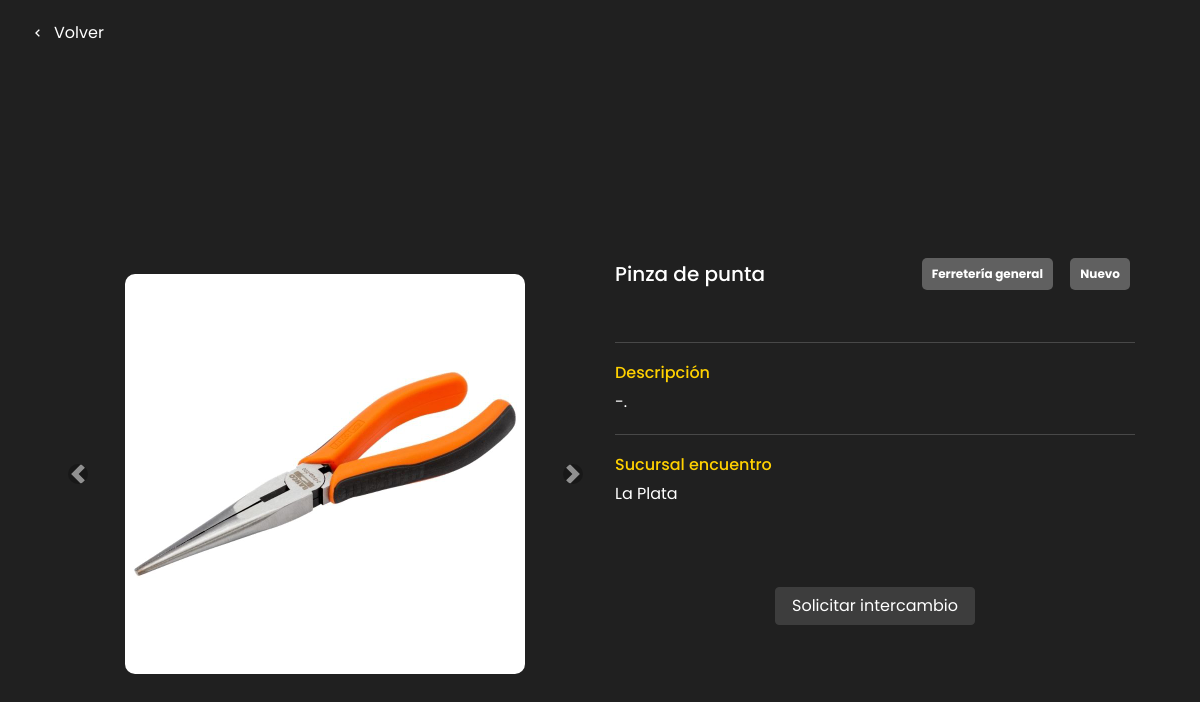
The app's page /publicacion/11/ (signed in) with its own data.
### vista_usuario/models.py (models this page shows, shortened)
class Imagen(models.Model):
    imagen = models.ImageField(upload_to='imagenes/')

class Publicacion(models.Model):
    NUEVO = 'nuevo'
    USADO = 'usado'
    ESTADOS_CHOICES = [
        (NUEVO, 'Nuevo'),
        (USADO, 'Usado'),
    ]
    CATEGORIA_CHOICES = [
        ('Electricidad', 'Electricidad'),
        ('Ferretería general', 'Ferretería general'),
        ('Construcción', 'Construcción'),
        ('Herramientas', 'Herramientas'),
        ('Jardinería', 'Jardinería'),
        ('Protección personal', 'Protección personal'),
    ]
    titulo = models.CharField(max_length=100)
    estado = models.CharField(max_length=10, choices=ESTADOS_CHOICES, default=NUEVO)
    categoria = models.CharField(max_length=50, choices=CATEGORIA_CHOICES)
    sucursal = models.ForeignKey(Sucursal, on_delete=models.SET_NULL, null=True)
    descripcion = models.TextField()
    autor = models.ForeignKey(User, on_delete=models.CASCADE)
    es_privada = models.BooleanField(default=False)
    parte_oferta = models.BooleanField(default=False)
    imagenes = models.ManyToManyField(
        'Imagen',
        related_name='publicaciones',
    )  # Relación ManyToMany con Imagen

### vista_administrador/models.py (models this page shows)
class Sucursal(models.Model):
    nombre = models.CharField(max_length=100)
    direccion = models.CharField(max_length=100)

### ferreplus/modulos/modulos_inicio_sesion.py (the view)
    def wrapper(request, *args, **kwargs):
        if not request.user.is_authenticated or request.user.is_staff or request.user.is_superuser:
            return HttpResponse("No tienes permiso para acceder a esta página.")
        return view_func(request, *args, **kwargs)

### ferreplus/modulos/modulos_inicio_sesion.py (called while the page is built)
def normal_required(view_func):
    def wrapper(request, *args, **kwargs):
        if not request.user.is_authenticated or request.user.is_staff or request.user.is_superuser:
            return HttpResponse("No tienes permiso para acceder a esta página.")
        return view_func(request, *args, **kwargs)
    return wrapper

### vista_usuario/middelwares/middelware.py (called while the page is built)
    def __call__(self, request):
        response = self.get_response(request)
        if request.path == reverse('cerrar_sesion') and request.user.is_authenticated:
            return redirect('inicio')  # Redirige a la página de inicio después de cerrar sesión
        return response

### vista_usuario/views.py (called while the page is built)
@login_required
@normal_required
def detalle_publicacion(request, publicacion_id):
    publicacion = get_object_or_404(Publicacion, id=publicacion_id)
    imagenes = publicacion.imagenes.all()
    return render(request, os.path.join(TEMPLATE_DIR, 'vista_usuario','detalle_publicacion.html'), {'publicacion': publicacion, 'imagenes': imagenes})

### templates/vista_usuario/detalle_publicacion.html (shortened to what this page needs)
<!DOCTYPE html>
<html lang="es">
<head>
    <link href="https://stackpath.bootstrapcdn.com/bootstrap/4.5.2/css/bootstrap.min.css" rel="stylesheet">
    <link href="https://cdn.jsdelivr.net/npm/bootstrap-icons@1.10.3/font/bootstrap-icons.css" rel="stylesheet">
    <link href='https://unpkg.com/boxicons@2.1.4/css/boxicons.min.css' rel='stylesheet'>
    {% load static %}
    <link rel="stylesheet" type="text/css" href="{% static 'css/detalles_publicacion.css' %}">
</head>
<body>
    <div class="custom-container">
        <button id="BotonVolver" class="btn btn-secondary">
          <a href="{% url 'pagina_principal' %}">
            <i class='bx bx-chevron-left'>
              <span>Volver</span>
            </i>
          </a>
        </button>
      </div>
    <div class="container">
        <div class="row">
            <div class="col-md-6 p-0">
                <div class="carousel-container">
                    <div id="carousel{{ publicacion.id }}" class="carousel slide" data-ride="carousel">
                        <div class="carousel-inner">
                            {% for imagen in publicacion.imagenes.all %}
                            <div class="carousel-item{% if forloop.first %} active{% endif %}">
                                <img src="{{ imagen.imagen.url }}" class="d-block w-100" alt="Imagen de la publicación">
                            </div>
                            {% endfor %}
                        </div>
                        <a class="carousel-control-prev" href="#carousel{{ publicacion.id }}" role="button" data-slide="prev">
                            <span class="carousel-control-prev-icon" aria-hidden="true"></span>
                        </a>
                        <a class="carousel-control-next" href="#carousel{{ publicacion.id }}" role="button" data-slide="next">
                            <span class="carousel-control-next-icon" aria-hidden="true"></span>
                        </a>
                    </div>
                </div>
            </div>
            <div class="col-md-6 details-container">
                <div class="details-header">
                    <h5>{{ publicacion.titulo }}</h5>
                    <div class="badges">
                        <span class="badge badge-secondary">{{ publicacion.categoria }}</span>
                        <span class="badge badge-secondary">{{ publicacion.estado }}</span>
                    </div>
                </div>
                <hr class="custom-hr">
                <div class="details-body">
                    <div class="mb-3">
                        <h6>Descripción</h6>
                        <p>{{ publicacion.descripcion }}</p>
                    </div>
                    <hr class="custom-hr">
                    <div class="mb-3">
                        <h6>Sucursal encuentro</h6>
                        <p>{{ publicacion.sucursal.nombre }}</p>
                    </div>
                </div>
                <div class="details-footer">
                    <button class="btn btn-primary" data-toggle="modal" data-target="#ModalSeleccion">Solicitar intercambio</button>
                </div>
            </div>
        </div>
    </div>
</body>
</html>

### ferreplus/static/css/detalles_publicacion.css (style rules this page uses)
* { font-family: "Poppins", sans-serif; font-weight: 400; font-style: normal; box-sizing: border-box; }
body { color: white; min-height: 100%; background-color: #202020; }
.container { color: white; margin: 0 auto; justify-content: center; }
.carousel-container { height: 100vh; margin: 0 auto; max-width: 600px; display: flex; flex-direction: column; justify-content: center; }
.carousel-inner { margin: 0 auto; max-height: 400px; max-width: 400px; }
.carousel-item img { height: 100%; object-fit: cover; border: none; border-radius: 10px; }
.details-container { display: flex; flex-direction: column; justify-content: center; }
.details-header { display: flex; justify-content: space-between; align-items: center; margin-bottom: 2rem; }
.details-header h5 { margin-bottom: 0; }
.badges span { margin-left: 0.5rem; }
.details-body h6 { color: #ffd100; margin-bottom: 0.5rem; }
.details-footer { padding: 50px; margin: 0 auto; }
.custom-hr { background: #505050; margin: 20px 0; }
.carousel-control-prev, .carousel-control-next { width: 10%; }
.carousel-control-prev-icon, .carousel-control-next-icon { background-color: rgba(0, 0, 0, 0.5); border-radius: 50%; }
.badge { background-color: #606060; padding: 10px; border-radius: 5px; margin-left: 5px; margin-right: 5px; }
.custom-container { margin-top: 10px; margin-left: 20px; }
.custom-container button { background-color: transparent; color: #ffffff; border: none; padding: 10px; border-radius: 8px; cursor: pointer; text-decoration: none; }
.custom-container button a { color: inherit; text-decoration: none; }
.custom-container button i { vertical-align: middle; margin-right: 5px; }
.custom-container button span { vertical-align: top; }
.btn-primary { font-size: medium; background-color: #3d3d3d; border-color: #3d3d3d; color: #ffffff; transition: background-color 0.3s ease; width: 200px; margin: 15px; }
.row { padding: 20px; }
.col-md-6 { min-height: 400px; }

### records on screen
Imagen: imagen (picture)
Publicacion: titulo "Pinza de punta", categoria "Ferretería general", estado "Nuevo", descripcion "-.", sucursal.nombre "La Plata"
